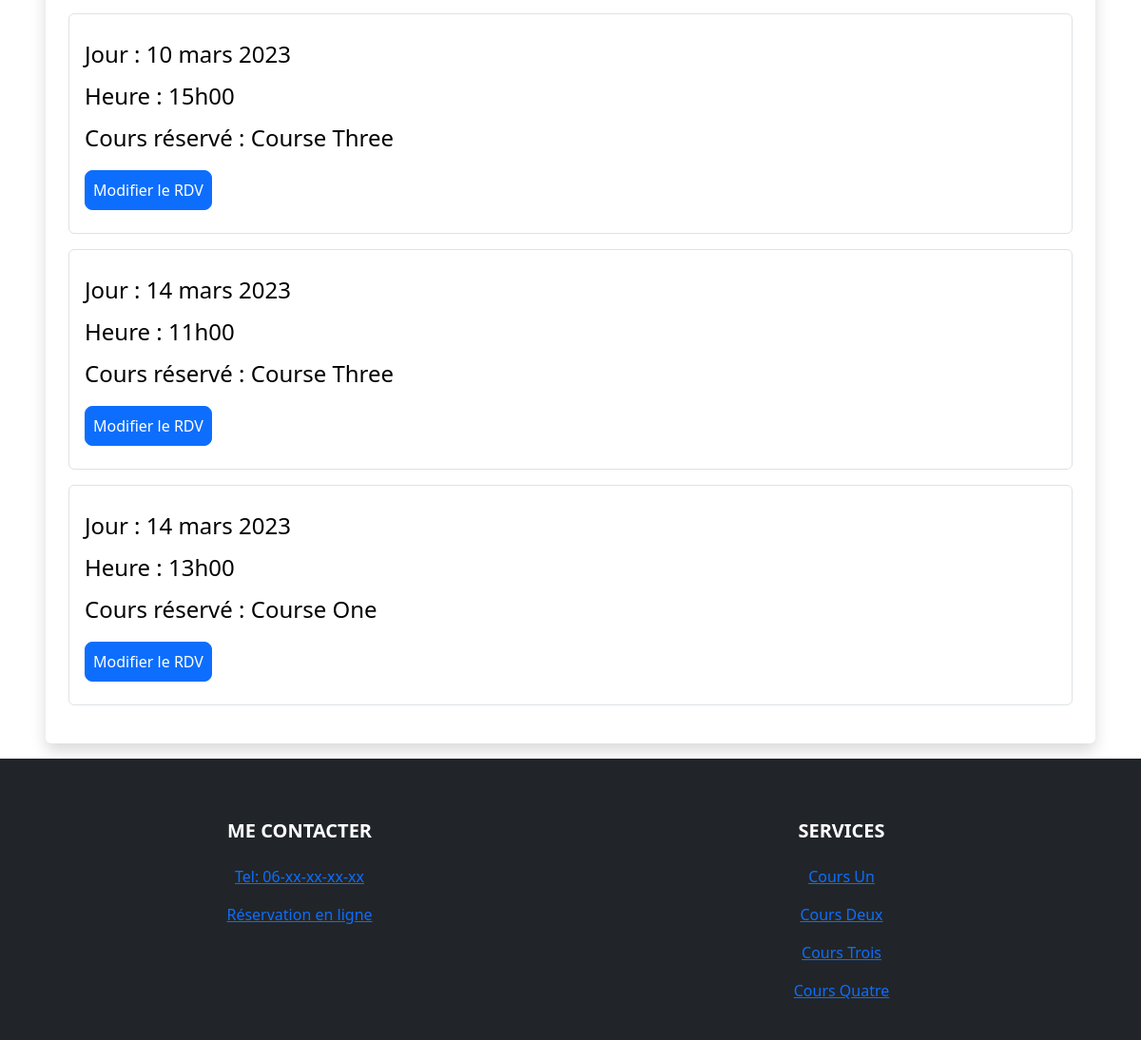
The app's page /user-panel (signed in, lower part), older data.
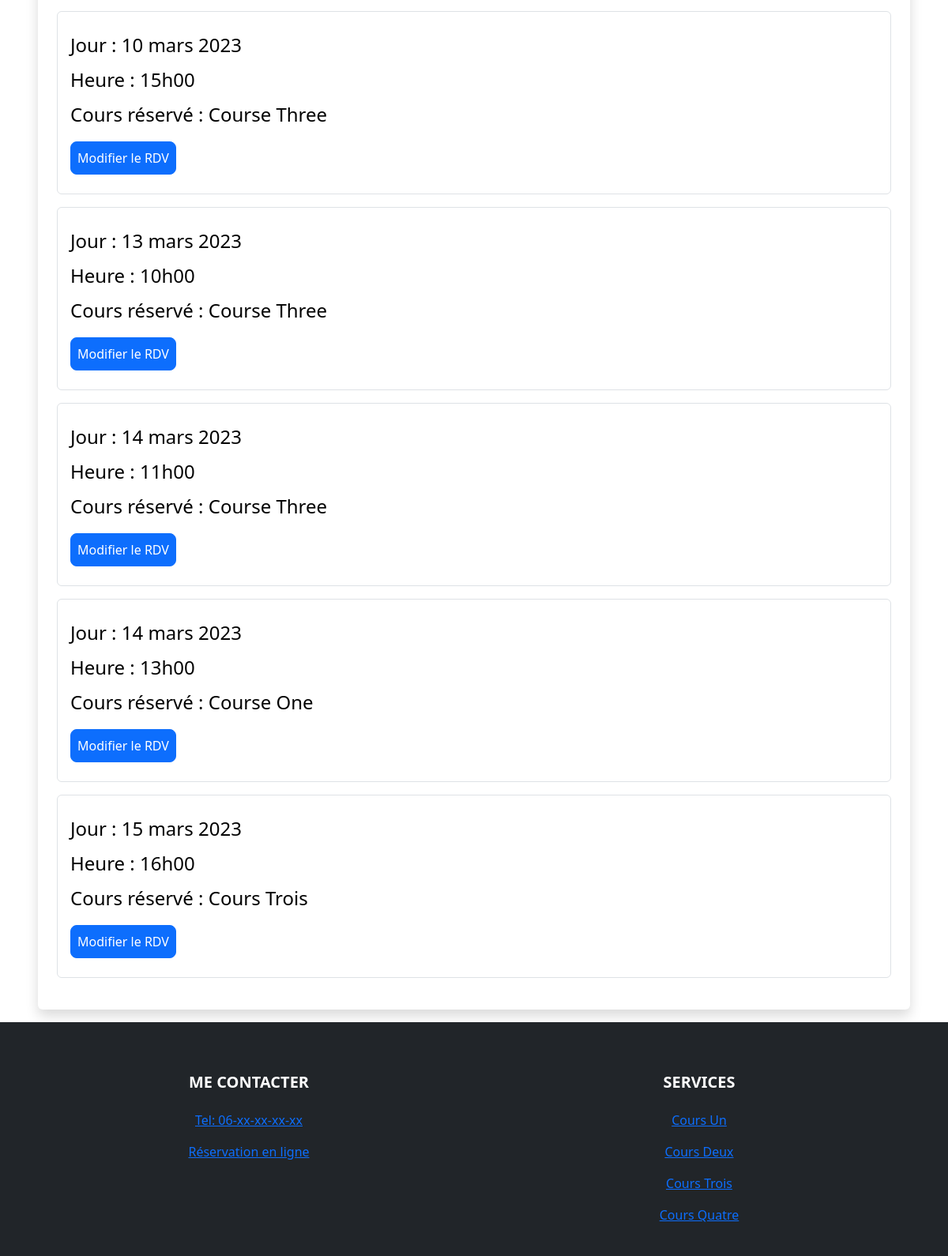
The same page, newer data.
### booking/models.py (models this page shows, shortened)
class Appointment(models.Model):
    user = models.ForeignKey(
        User, on_delete=models.CASCADE, null=True, blank=True)
    service = models.CharField(
        max_length=50, choices=COURSE_CHOICES, default="Cours Un")
    day = models.DateField(default=datetime.now)
    time = models.CharField(
        max_length=10, choices=TIME_CHOICES, default="08h00")
    time_ordered = models.DateTimeField(default=datetime.now, blank=True)

### booking/views.py (the view)
# urls.py: path('user-panel', views.userPanel, name='userPanel'),
def userPanel(request):
    user = request.user
    appointments = Appointment.objects.filter(
        user=user).order_by('day', 'time')
    return render(request, 'userPanel.html', {
        'user': user,
        'appointments': appointments,
    })

### booking/templates/userPanel.html (shortened to what this page needs)
{% extends 'layout.html' %}
{% load static %}
{% block body %}
{% if user.is_authenticated %}
{% if appointments.count > 0 %}
<div class="mt-5 ">
    <div class="shadow p-4 mb-3 bg-body bg-body rounded text-black  m-5">
        {% for appointment in appointments %}
        <div class="list-group fs-4 border p-3 mb-3">
            <p class="list-group mt-2">Jour : {{ appointment.day }}</p>
            <p class="list-group mt-2">Heure : {{ appointment.time }}</p>
            <p class="list-group mt-2">Cours réservé : {{ appointment.service }}</p>
            <div class="mt-3 mb-2">
                <a class="btn btn-primary rounded-3 p-2" href="{% url 'userUpdate' appointment.id %}">Modifier le RDV</a>
            </div>
        </div>
        {% endfor %}
    </div>
</div>
{% endif %}
{% else %}
<div class="shadow p-4 mb-5 bg-body bg-body rounded text-black  m-5">
    <h1 class="p-2  ms-3">Inscription !</h1>
    <a href="{% url 'login' %}" class="btn btn-primary text-white">Connexion</a>
</div>
{% endif %}
{% endblock %}

Row changes from the older to the newer data that the page shows:
added Appointment: day "13 mars 2023", time "10h00", service "Course Three"
added Appointment: day "15 mars 2023", time "16h00", service "Cours Trois"
